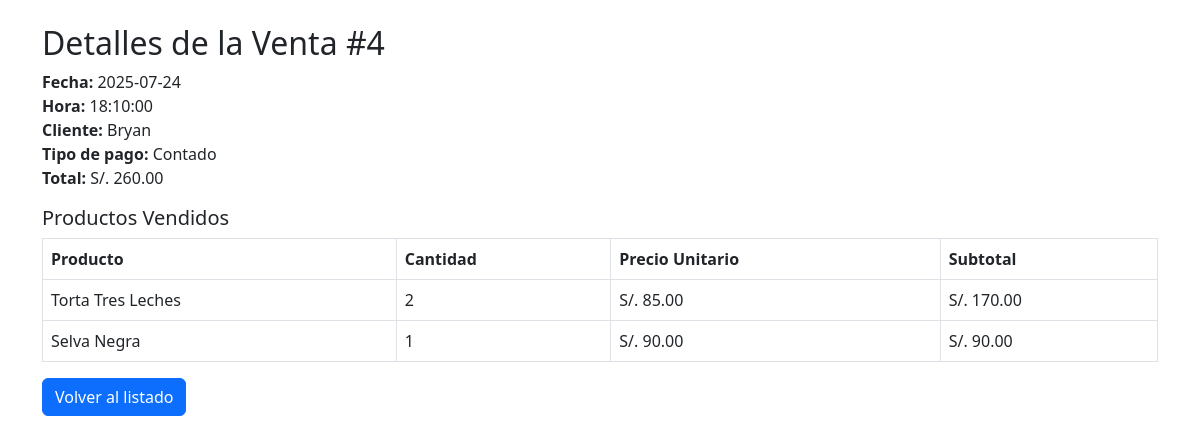
The app's page /vistas/ventas/ver.php?id=4 (signed in) with its own data.
### tables this page shows
CREATE TABLE `ventas` (
  `ID_Venta` int(11) NOT NULL,
  `Fecha` date NOT NULL,
  `Hora` time NOT NULL,
  `ID_Cliente` int(11) DEFAULT NULL,
  `Total` decimal(10,2) NOT NULL,
  `Tipo_Pago` enum('Contado','Crédito') NOT NULL,
  `Estado` enum('Completada','Anulada') DEFAULT 'Completada'
);

CREATE TABLE `clientes` (
  `ID_Cliente` int(11) NOT NULL,
  `Nombre` varchar(100) NOT NULL,
  `Apellidos` varchar(100) NOT NULL,
  `Correo` varchar(100) NOT NULL,
  `Telefono` varchar(20) DEFAULT NULL,
  `Direccion` varchar(100) DEFAULT NULL
);

CREATE TABLE `detalle_venta` (
  `ID_Detalle` int(11) NOT NULL,
  `ID_Venta` int(11) DEFAULT NULL,
  `ID_Producto` int(11) DEFAULT NULL,
  `Cantidad` int(11) NOT NULL,
  `Precio_Unitario` decimal(10,2) NOT NULL,
  `Subtotal` decimal(10,2) NOT NULL
);

CREATE TABLE `productos` (
  `ID_Producto` int(11) NOT NULL,
  `Nombre` varchar(100) NOT NULL,
  `Descripcion` text DEFAULT NULL,
  `Precio` decimal(10,2) NOT NULL,
  `Imagen` varchar(255) DEFAULT NULL,
  `Categoria` varchar(50) DEFAULT NULL,
  `Stock` int(11) DEFAULT 0,
  `Fecha_Creacion` datetime DEFAULT current_timestamp(),
  `Estado` enum('Activo','Inactivo') DEFAULT 'Activo',
  `ID_Categoria` int(11) DEFAULT NULL
);

### vistas/ventas/ver.php (the view, shortened to what this page needs)
<?php
$conexion = Conexion::conectar();
$idVenta = $_GET['id'];
$sqlVenta = "SELECT v.ID_Venta, v.Fecha, v.Hora, v.Tipo_Pago, v.Total, c.Nombre AS Cliente
             FROM ventas v
             JOIN clientes c ON v.ID_Cliente = c.ID_Cliente
             WHERE v.ID_Venta = ?";
$stmtVenta = $conexion->prepare($sqlVenta);
$stmtVenta->execute([$idVenta]);
$venta = $stmtVenta->fetch(PDO::FETCH_ASSOC);
$sqlProductos = "SELECT p.Nombre, dv.Cantidad, dv.Precio_Unitario, (dv.Cantidad * dv.Precio_Unitario) AS Subtotal
                 FROM detalle_venta dv
                 JOIN productos p ON dv.ID_Producto = p.ID_Producto
                 WHERE dv.ID_Venta = ?";
$stmtProductos = $conexion->prepare($sqlProductos);
$stmtProductos->execute([$idVenta]);
$productos = $stmtProductos->fetchAll(PDO::FETCH_ASSOC);
?>
<!DOCTYPE html>
<html lang="es">
<head>
    <link href="https://cdn.jsdelivr.net/npm/bootstrap@5.3.0/dist/css/bootstrap.min.css" rel="stylesheet">
</head>
<body class="container mt-4">
    <h2>Detalles de la Venta #<?= htmlspecialchars($venta['ID_Venta']) ?></h2>
    <div class="mb-3">
        <strong>Fecha:</strong> <?= htmlspecialchars($venta['Fecha']) ?><br>
        <strong>Hora:</strong> <?= htmlspecialchars($venta['Hora']) ?><br>
        <strong>Cliente:</strong> <?= htmlspecialchars($venta['Cliente']) ?><br>
        <strong>Tipo de pago:</strong> <?= htmlspecialchars($venta['Tipo_Pago']) ?><br>
        <strong>Total:</strong> S/. <?= number_format($venta['Total'], 2) ?>
    </div>
    <h5>Productos Vendidos</h5>
    <table class="table table-bordered">
        <thead>
            <tr>
                <th>Producto</th>
                <th>Cantidad</th>
                <th>Precio Unitario</th>
                <th>Subtotal</th>
            </tr>
        </thead>
        <tbody>
            <?php foreach ($productos as $prod): ?>
                <tr>
                    <td><?= htmlspecialchars($prod['Nombre']) ?></td>
                    <td><?= $prod['Cantidad'] ?></td>
                    <td>S/. <?= number_format($prod['Precio_Unitario'], 2) ?></td>
                    <td>S/. <?= number_format($prod['Subtotal'], 2) ?></td>
                </tr>
            <?php endforeach; ?>
        </tbody>
    </table>
    <a href="index.php" class="btn btn-primary">Volver al listado</a>
</body>
</html>

### records on screen
ventas: ID_Venta "4", Fecha "2025-07-24", Hora "18:10:00", ID_Cliente.Nombre "Bryan", Tipo_Pago "Contado", Total "260.00"
detalle_venta: ID_Producto.Nombre "Torta Tres Leches", Cantidad "2", Precio_Unitario "85.00", Subtotal "170.00"
detalle_venta: ID_Producto.Nombre "Selva Negra", Cantidad "1", Precio_Unitario "90.00", Subtotal "90.00"
